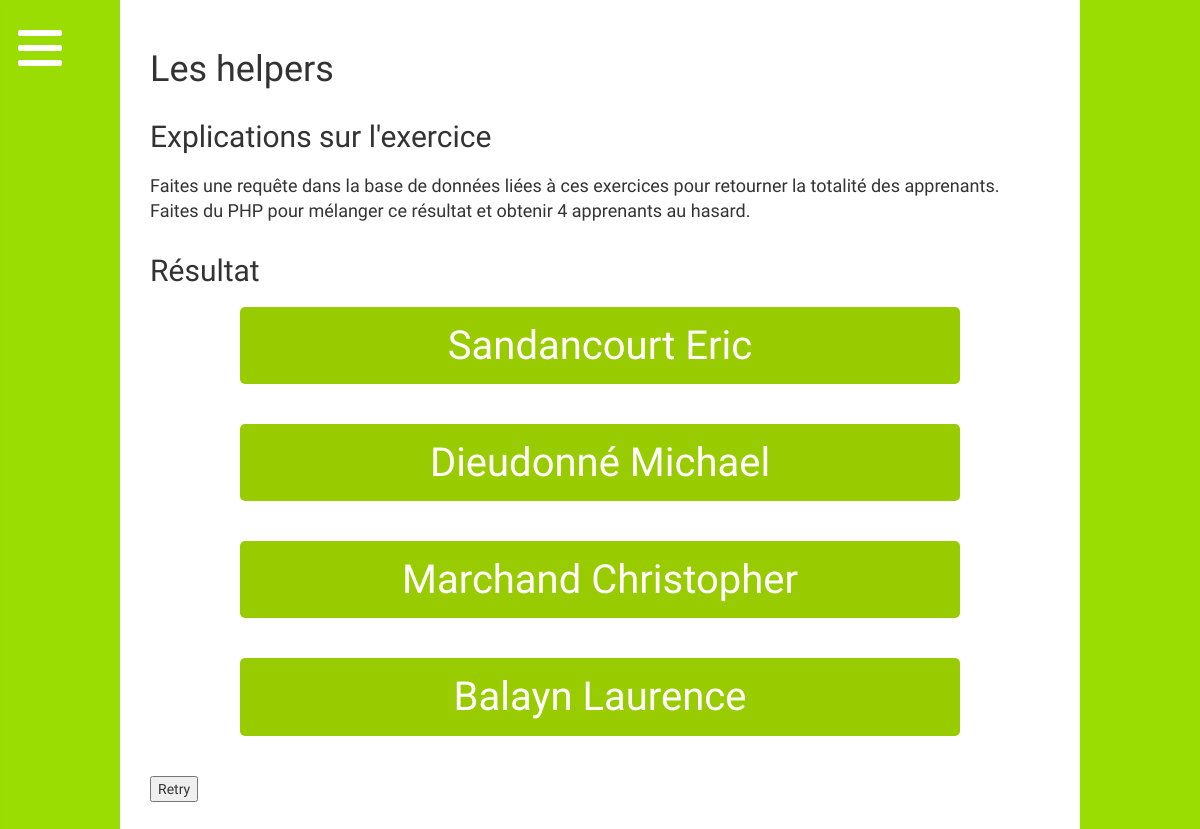
Screenshot of /helpers/ with the database file from the repository.
### tables this page shows
CREATE TABLE `users` (
  `id` int(11) NOT NULL,
  `nom` varchar(100) NOT NULL,
  `prenom` varchar(100) NOT NULL,
  `date_naissance` date NOT NULL
);

### helpers/index.php (the view, shortened to what this page needs)
<?php  include '../config.php'; ?>
<?php  include '../header.php'; ?>
<div class="general-content">
<h1>Les helpers</h1>
    <h2>Explications sur l'exercice</h2>
    <p>Faites une requête dans la base de données liées à ces exercices pour retourner la totalité des apprenants. Faites du PHP pour mélanger ce résultat et obtenir 4 apprenants au hasard.
    </p>
<h2>Résultat</h2>
    <?php
    $nomprenom = $dbconnexion->query('SELECT * FROM users');
    $array = array();
    foreach ($nomprenom as $rs){
        $array[] = $rs;
    }
    shuffle($array);
    for($i = 0;$i <4; $i++){
        ?>
        <div class="choix-aleatoire"><?php echo  $array[$i]["nom"]." ".$array[$i]["prenom"]; ?></div>
        <?php
    }
    ?>
<button class="bouton-retry">Retry</button>
<?php  include '../footer.php'; ?>

### css/menufullpage.css (style rules this page uses)
html { height:100%; }
body { background-color:#99cc00; margin: 0 auto; font-family: 'Montserrat Alternates', sans-serif; margin:0; padding:0; background: url(/img/background.svg) no-repeat center fixed; -webkit-background-size: cover; background-size: cover; height:100%; }
.general-content { width: 80%; margin: 0 auto; background-color: white; padding:30px; }
h1 { margin-bottom:30px; }
h2 { margin-top:30px; margin-bottom:20px; }
p { font-size:18px; }
.choix-aleatoire { width: 80%; margin: 0 auto; background-color: #99cc00; padding:10px; margin-bottom:40px; border-radius: 5px; text-align:center; font-size:40px; color:white; }

### rows the page displays
users: nom "Sandancourt", prenom "Eric"
users: nom "Dieudonné", prenom "Michael"
users: nom "Marchand", prenom "Christopher"
users: nom "Balayn", prenom "Laurence"
